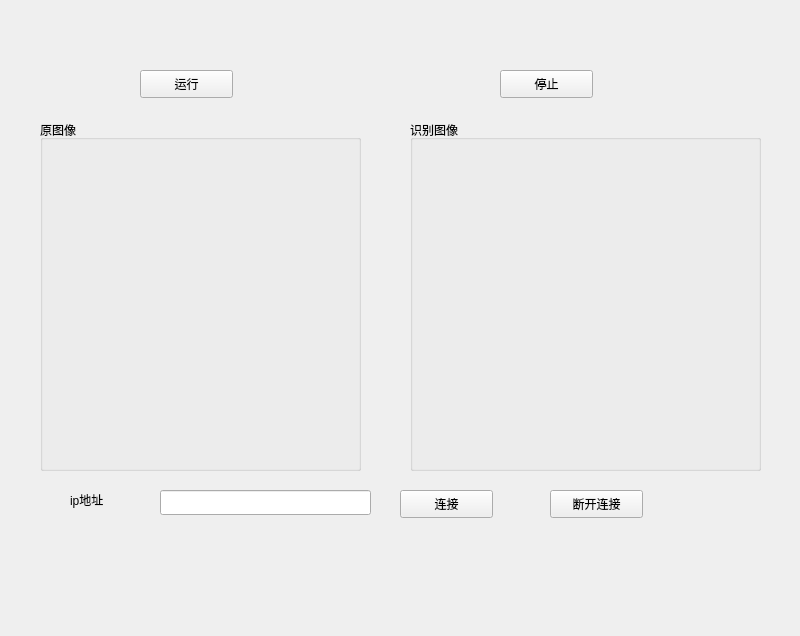
<?xml version="1.0" encoding="UTF-8"?>
<ui version="4.0">
 <class>Widget</class>
 <widget class="QWidget" name="Widget">
  <property name="geometry">
   <rect>
    <x>0</x>
    <y>0</y>
    <width>800</width>
    <height>636</height>
   </rect>
  </property>
  <property name="windowTitle">
   <string>Widget</string>
  </property>
  <widget class="QPushButton" name="stoppB">
   <property name="geometry">
    <rect>
     <x>500</x>
     <y>70</y>
     <width>93</width>
     <height>28</height>
    </rect>
   </property>
   <property name="text">
    <string>停止</string>
   </property>
  </widget>
  <widget class="QPushButton" name="runpB">
   <property name="geometry">
    <rect>
     <x>140</x>
     <y>70</y>
     <width>93</width>
     <height>28</height>
    </rect>
   </property>
   <property name="text">
    <string>运行</string>
   </property>
  </widget>
  <widget class="QGroupBox" name="imageorginGB">
   <property name="geometry">
    <rect>
     <x>40</x>
     <y>120</y>
     <width>321</width>
     <height>351</height>
    </rect>
   </property>
   <property name="title">
    <string>原图像</string>
   </property>
  </widget>
  <widget class="QGroupBox" name="imageyoloGB">
   <property name="geometry">
    <rect>
     <x>410</x>
     <y>120</y>
     <width>351</width>
     <height>351</height>
    </rect>
   </property>
   <property name="title">
    <string>识别图像</string>
   </property>
  </widget>
  <widget class="QPushButton" name="connectIP">
   <property name="geometry">
    <rect>
     <x>400</x>
     <y>490</y>
     <width>93</width>
     <height>28</height>
    </rect>
   </property>
   <property name="text">
    <string>连接</string>
   </property>
  </widget>
  <widget class="QLineEdit" name="ipaddress">
   <property name="geometry">
    <rect>
     <x>160</x>
     <y>490</y>
     <width>211</width>
     <height>25</height>
    </rect>
   </property>
  </widget>
  <widget class="QLabel" name="label">
   <property name="geometry">
    <rect>
     <x>70</x>
     <y>490</y>
     <width>69</width>
     <height>19</height>
    </rect>
   </property>
   <property name="text">
    <string>ip地址</string>
   </property>
  </widget>
  <widget class="QPushButton" name="disconnect">
   <property name="geometry">
    <rect>
     <x>550</x>
     <y>490</y>
     <width>93</width>
     <height>28</height>
    </rect>
   </property>
   <property name="text">
    <string>断开连接</string>
   </property>
  </widget>
 </widget>
 <resources/>
 <connections/>
</ui>
